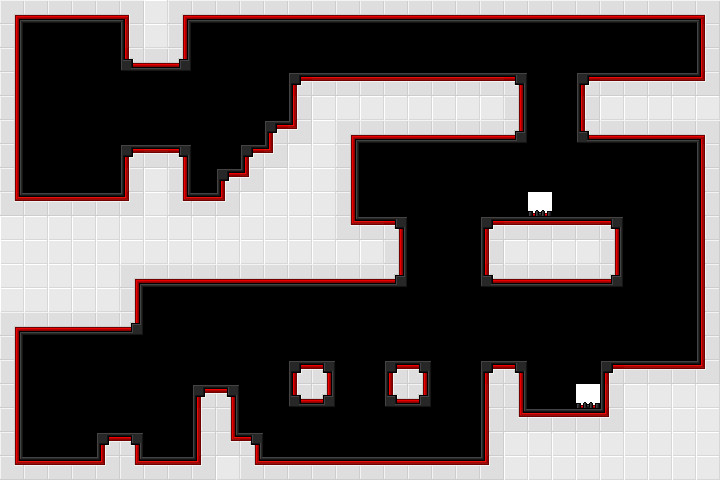

This game map was drawn from its Tiled (.tmx) file and the tilesets committed beside it. A one-line description and the full map source follow:
An orthogonal 30x20 tile map with 24x24 px tiles, 1 tile layer (Tile Layer 1).

<map version="1.0" orientation="orthogonal" width="30" height="20" tilewidth="24" tileheight="24">
 <tileset firstgid="1" name="tiles" tilewidth="24" tileheight="24">
  <image source="tiles.png" width="96" height="120" />
 </tileset>
 <layer name="Tile Layer 1" width="30" height="20">
  <data encoding="csv">
14,2,2,2,2,13,6,14,2,2,2,2,2,2,2,2,2,2,2,2,2,2,2,2,2,2,2,2,2,13,
5,0,0,0,0,7,6,5,0,0,0,0,0,0,0,0,0,0,0,0,0,0,0,0,0,0,0,0,0,7,
5,0,0,0,0,19,2,20,0,0,0,0,0,0,0,0,0,0,0,0,0,0,0,0,0,0,0,0,0,7,
5,0,0,0,0,0,0,0,0,0,0,0,15,10,10,10,10,10,10,10,10,16,0,0,15,10,10,10,10,17,
5,0,0,0,0,0,0,0,0,0,0,0,7,6,6,6,6,6,6,6,6,5,0,0,7,6,6,6,6,6,
5,0,0,0,0,0,0,0,0,0,0,15,17,6,14,2,2,2,2,2,2,20,0,0,19,2,2,2,2,13,
5,0,0,0,0,15,10,16,0,0,15,17,6,6,5,0,0,0,0,0,0,0,0,0,0,0,0,0,0,7,
5,0,0,0,0,7,6,5,0,15,17,6,6,6,5,0,0,0,0,0,0,0,0,0,0,0,0,0,0,7,
18,10,10,10,10,17,6,18,10,17,6,6,6,6,5,0,0,0,0,0,0,0,8,0,0,0,0,0,0,7,
6,6,6,6,6,6,6,6,6,6,6,6,6,6,18,10,16,0,0,0,15,10,10,10,10,16,0,0,0,7,
6,6,6,6,6,6,6,6,6,6,6,6,6,6,6,6,5,0,0,0,7,6,6,6,6,5,0,0,0,7,
6,6,6,6,6,14,2,2,2,2,2,2,2,2,2,2,20,0,0,0,19,2,2,2,2,20,0,0,0,7,
6,6,6,6,6,5,0,0,0,0,0,0,0,0,0,0,0,0,0,0,0,0,0,0,0,0,0,0,0,7,
14,2,2,2,2,20,0,0,0,0,0,0,0,0,0,0,0,0,0,0,0,0,0,0,0,0,0,0,0,7,
5,0,0,0,0,0,0,0,0,0,0,0,0,0,0,0,0,0,0,0,0,0,0,0,0,0,0,0,0,7,
5,0,0,0,0,0,0,0,0,0,0,0,15,16,0,0,15,16,0,0,15,16,0,0,0,15,10,10,10,17,
5,0,0,0,0,0,0,0,15,16,0,0,19,20,0,0,19,20,0,0,7,5,0,0,8,7,6,6,6,6,
5,0,0,0,0,0,0,0,7,5,0,0,0,0,0,0,0,0,0,0,7,18,10,10,10,17,6,6,6,6,
5,0,0,0,15,16,0,0,7,18,16,0,0,0,0,0,0,0,0,0,7,6,6,6,6,6,6,6,6,6,
18,10,10,10,17,18,10,10,17,6,18,10,10,10,10,10,10,10,10,10,17,6,6,6,6,6,6,6,6,6
</data>
 </layer>
</map>
